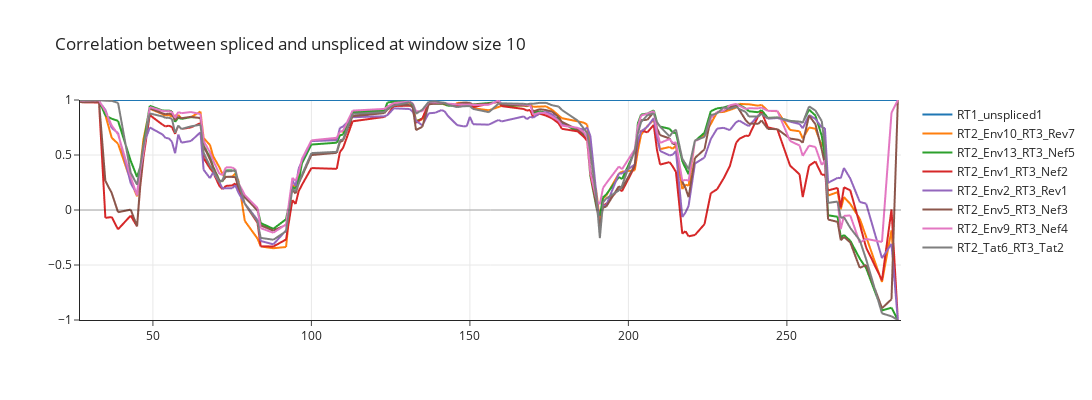
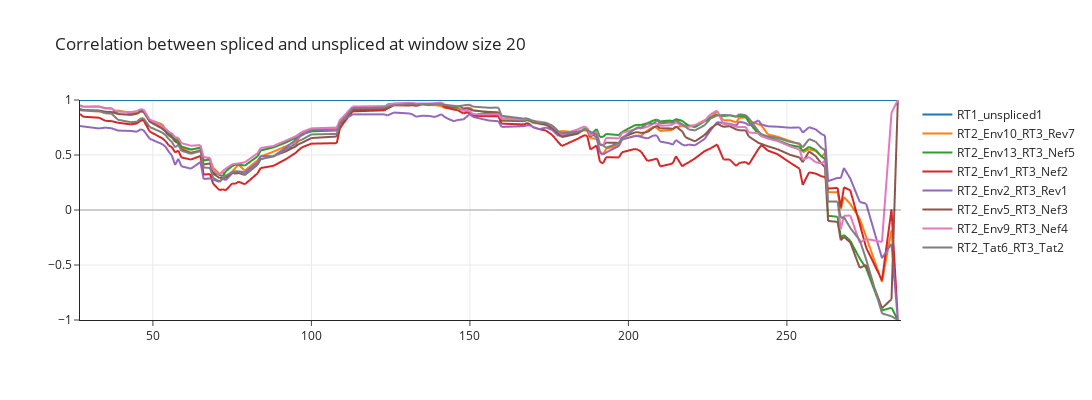
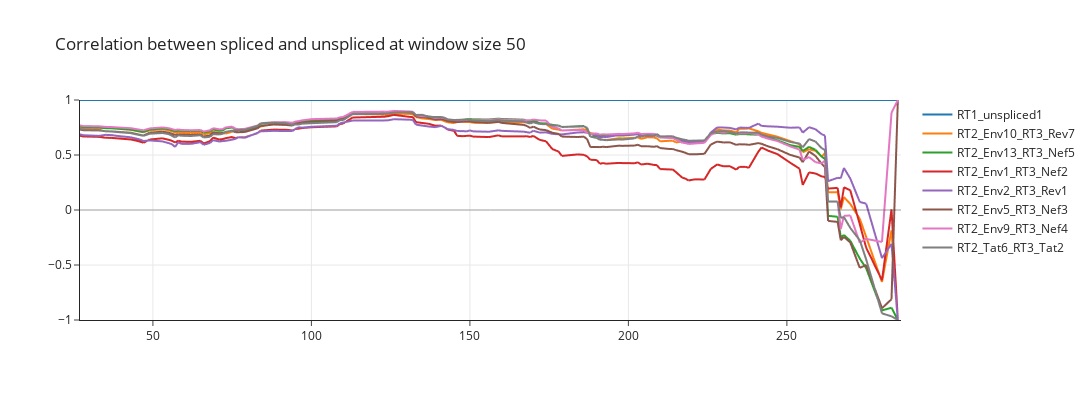
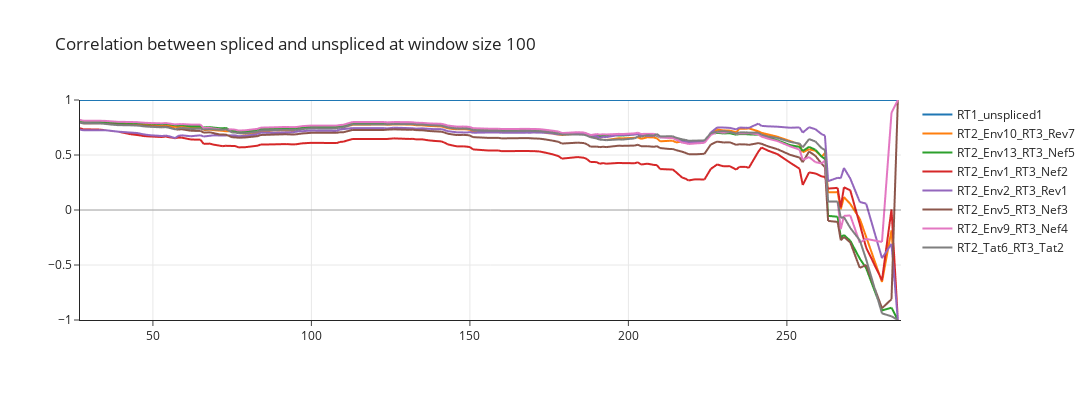

The code cell stored with these charts, in order, in its notebook:
### Code cell
#tmp_data = []

#DMS conc
reactive_nt = "AC"
option = "q22_eq10_ndni"
norm_option= ""

end = 289

compare_isoform = "RT1_unspliced1"

for conc in ["57mM", "85mM"]: #"8mM", "17mM", "34mM", "57mM"
    sub_df = filtered_df[(filtered_df["DMS_conc"] == conc)]
    isoform_names = filtered_df["isoform"].values
    
    for window in [10, 20, 50, 100, 200]:
        fig = go.Figure()
        fig.update_layout(title = "Correlation between spliced and unspliced at window size " + str(window))
        
        reactivity1 = sub_df[sub_df["isoform"] == compare_isoform]["reactivity"].values[0][:end]
        for isoform in sub_df["isoform"].unique():
            reactivity2 = sub_df[sub_df["isoform"] == isoform]["reactivity"].values[0][:end]

            positions, corr = calc_win_correlation(reactivity1, reactivity2, window)
            fig.add_trace(go.Scattergl(x=positions, y=corr, name=f"{isoform}"))
            #tmp_data.append(["DMS_corr", mod, location, window, corr, positions])
        fig.update_yaxes(range=[-1,1])
        fig.add_hline(y=0, line_color="black", line_width=1)
        fig.update_layout(width=1200, height=400)
        fig.write_image(f"{figure_dir}/correlation_{conc}_win{window}.svg")
        fig.show(renderer="jupyterlab")
